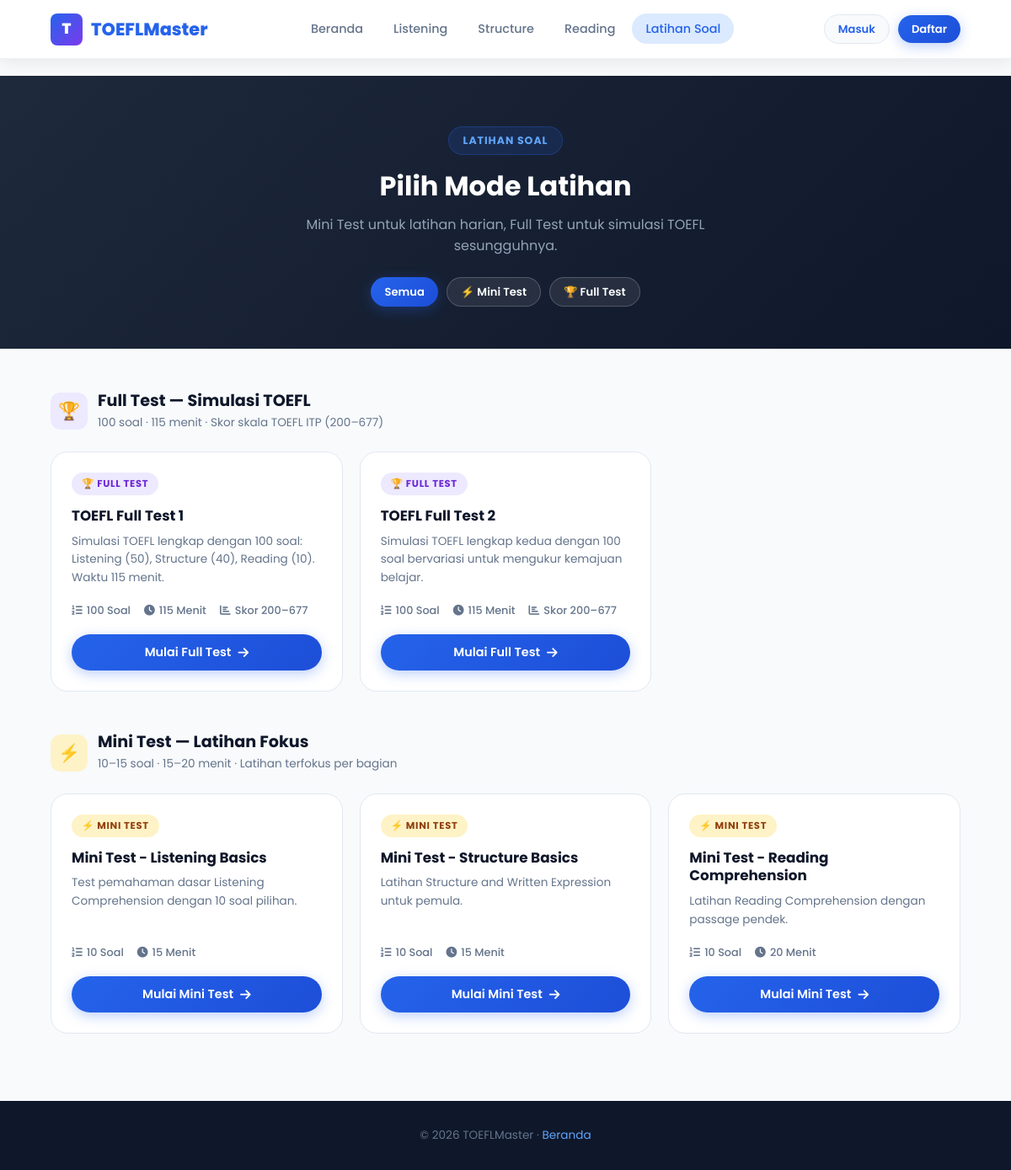
The page /pages/tests.php on the database its author committed.
### tables this page shows
CREATE TABLE `tests` (
  `id` int(11) NOT NULL,
  `title` varchar(255) NOT NULL,
  `description` text DEFAULT NULL,
  `test_type` enum('mini','full') NOT NULL,
  `time_limit` int(11) NOT NULL COMMENT 'in minutes',
  `total_questions` int(11) NOT NULL,
  `is_published` tinyint(1) DEFAULT 1,
  `created_at` timestamp NOT NULL DEFAULT current_timestamp()
);

### includes/config.php (called while the page is built, shortened)
<?php
function isUserLoggedIn() {
    return isset($_SESSION['user_id']) && !empty($_SESSION['user_id']);
}
function sanitize($input) {
    return htmlspecialchars(trim($input), ENT_QUOTES, 'UTF-8');
}
?>

### pages/tests.php (the view, shortened to what this page needs)
<?php
require_once '../includes/config.php';
$db = getDB();
$type = $_GET['type'] ?? '';
$where = $type ? "WHERE test_type=?" : "WHERE 1";
$params = $type ? [$type] : [];
$stmt = $db->prepare("SELECT * FROM tests $where AND is_published=1 ORDER BY test_type='full' DESC, id");
$stmt->execute($params); $tests = $stmt->fetchAll();
$miniTests = array_filter($tests, fn($t)=>$t['test_type']==='mini');
$fullTests = array_filter($tests, fn($t)=>$t['test_type']==='full');
?>
<!DOCTYPE html>
<html lang="id">
<head>
<link rel="stylesheet" href="<?= SITE_URL ?>/assets/css/style.css">
<link rel="stylesheet" href="https://cdnjs.cloudflare.com/ajax/libs/font-awesome/6.5.0/css/all.min.css">
</head>
<body>
<nav class="navbar scrolled">
  <a href="<?= SITE_URL ?>/index.php" class="navbar-brand"><div class="brand-icon">T</div>TOEFLMaster</a>
  <ul class="navbar-nav">
    <li><a href="<?= SITE_URL ?>/index.php" class="nav-link">Beranda</a></li>
    <li><a href="<?= SITE_URL ?>/pages/listening.php" class="nav-link">Listening</a></li>
    <li><a href="<?= SITE_URL ?>/pages/structure.php" class="nav-link">Structure</a></li>
    <li><a href="<?= SITE_URL ?>/pages/reading.php" class="nav-link">Reading</a></li>
    <li><a href="<?= SITE_URL ?>/pages/tests.php" class="nav-link active">Latihan Soal</a></li>
  </ul>
  <div class="navbar-actions">
    <?php if(isUserLoggedIn()): ?>
    <a href="<?= SITE_URL ?>/pages/dashboard.php" class="btn btn-secondary btn-sm">Dashboard</a>
    <a href="<?= SITE_URL ?>/pages/logout.php" class="btn btn-primary btn-sm">Keluar</a>
    <?php else: ?>
    <a href="<?= SITE_URL ?>/pages/login.php" class="btn btn-secondary btn-sm">Masuk</a>
    <a href="<?= SITE_URL ?>/pages/register.php" class="btn btn-primary btn-sm">Daftar</a>
    <?php endif; ?>
  </div>
</nav>
<div style="padding-top:90px;">
  <div style="background:linear-gradient(135deg,#1E293B,#0F172A);padding:60px 5% 50px;text-align:center;">
    <div style="display:inline-block;background:rgba(37,99,235,0.15);border:1px solid rgba(37,99,235,0.3);color:#60A5FA;padding:6px 16px;border-radius:100px;font-size:0.78rem;font-weight:700;text-transform:uppercase;letter-spacing:0.08em;margin-bottom:16px;">Latihan Soal</div>
    <h1 style="color:white;font-size:2rem;margin-bottom:12px;">Pilih Mode Latihan</h1>
    <p style="color:#94A3B8;font-size:1rem;max-width:500px;margin:0 auto;">Mini Test untuk latihan harian, Full Test untuk simulasi TOEFL sesungguhnya.</p>
    <div style="display:flex;gap:10px;justify-content:center;margin-top:24px;">
      <a href="?type=" class="btn btn-sm <?= !$type?'btn-primary':'btn-secondary' ?>" style="<?= !$type?'':'background:rgba(255,255,255,0.08);color:white;border-color:rgba(255,255,255,0.2);' ?>">Semua</a>
      <a href="?type=mini" class="btn btn-sm <?= $type==='mini'?'btn-primary':'btn-secondary' ?>" style="<?= $type==='mini'?'':'background:rgba(255,255,255,0.08);color:white;border-color:rgba(255,255,255,0.2);' ?>">⚡ Mini Test</a>
      <a href="?type=full" class="btn btn-sm <?= $type==='full'?'btn-primary':'btn-secondary' ?>" style="<?= $type==='full'?'':'background:rgba(255,255,255,0.08);color:white;border-color:rgba(255,255,255,0.2);' ?>">🏆 Full Test</a>
    </div>
  </div>
  <div style="max-width:1200px;margin:0 auto;padding:50px 5% 80px;">
    <?php if(!$type || $type==='full'): ?>
    <div style="margin-bottom:48px;">
      <div style="display:flex;align-items:center;gap:12px;margin-bottom:24px;">
        <div style="width:44px;height:44px;background:#EDE9FE;border-radius:12px;display:flex;align-items:center;justify-content:center;font-size:1.3rem;">🏆</div>
        <div>
          <h2 style="font-size:1.2rem;margin-bottom:2px;">Full Test — Simulasi TOEFL</h2>
          <p style="color:#64748B;font-size:0.85rem;">100 soal · 115 menit · Skor skala TOEFL ITP (200–677)</p>
        </div>
      </div>
      <div style="display:grid;grid-template-columns:repeat(auto-fill,minmax(340px,1fr));gap:20px;">
        <?php foreach($fullTests as $t): ?>
        <div class="test-card">
          <div class="test-type-badge badge-full">🏆 Full Test</div>
          <h3><?= sanitize($t['title']) ?></h3>
          <p><?= sanitize($t['description'] ?: 'Simulasi TOEFL lengkap dengan '.$t['total_questions'].' soal mencakup semua bagian.') ?></p>
          <div class="test-meta">
            <div class="test-meta-item"><i class="fas fa-list-ol"></i> <?= $t['total_questions'] ?> Soal</div>
            <div class="test-meta-item"><i class="fas fa-clock"></i> <?= $t['time_limit'] ?> Menit</div>
            <div class="test-meta-item"><i class="fas fa-chart-bar"></i> Skor 200–677</div>
          </div>
          <div style="display:flex;gap:8px;margin-top:auto;">
            <a href="<?= SITE_URL ?>/pages/take-test.php?id=<?= $t['id'] ?>" class="btn btn-primary" style="flex:1;justify-content:center;">
              Mulai Full Test <i class="fas fa-arrow-right"></i>
            </a>
          </div>
        </div>
        <?php endforeach; if(empty($fullTests)): ?>
        <div style="text-align:center;padding:40px;color:#94A3B8;">Belum ada full test tersedia.</div>
        <?php endif; ?>
      </div>
    </div>
    <?php endif; ?>
    <?php if(!$type || $type==='mini'): ?>
    <div>
      <div style="display:flex;align-items:center;gap:12px;margin-bottom:24px;">
        <div style="width:44px;height:44px;background:#FEF3C7;border-radius:12px;display:flex;align-items:center;justify-content:center;font-size:1.3rem;">⚡</div>
        <div>
          <h2 style="font-size:1.2rem;margin-bottom:2px;">Mini Test — Latihan Fokus</h2>
          <p style="color:#64748B;font-size:0.85rem;">10–15 soal · 15–20 menit · Latihan terfokus per bagian</p>
        </div>
      </div>
      <div style="display:grid;grid-template-columns:repeat(auto-fill,minmax(300px,1fr));gap:20px;">
        <?php foreach($miniTests as $t): ?>
        <div class="test-card">
          <div class="test-type-badge badge-mini">⚡ Mini Test</div>
          <h3><?= sanitize($t['title']) ?></h3>
          <p><?= sanitize($t['description'] ?: 'Latihan terfokus dengan '.$t['total_questions'].' soal pilihan.') ?></p>
          <div class="test-meta">
            <div class="test-meta-item"><i class="fas fa-list-ol"></i> <?= $t['total_questions'] ?> Soal</div>
            <div class="test-meta-item"><i class="fas fa-clock"></i> <?= $t['time_limit'] ?> Menit</div>
          </div>
          <a href="<?= SITE_URL ?>/pages/take-test.php?id=<?= $t['id'] ?>" class="btn btn-primary" style="margin-top:auto;justify-content:center;">
            Mulai Mini Test <i class="fas fa-arrow-right"></i>
          </a>
        </div>
        <?php endforeach; if(empty($miniTests)): ?>
        <div style="text-align:center;padding:40px;color:#94A3B8;">Belum ada mini test tersedia.</div>
        <?php endif; ?>
      </div>
    </div>
    <?php endif; ?>
  </div>
</div>
<footer style="background:#0F172A;padding:30px 5%;text-align:center;color:#64748B;font-size:0.85rem;">
  <p>© <?= date('Y') ?> TOEFLMaster · <a href="<?= SITE_URL ?>" style="color:#60A5FA;">Beranda</a></p>
</footer>
</body>
</html>

### assets/css/style.css (style rules this page uses)
:root { --primary: #2563EB; --primary-dark: #1D4ED8; --primary-light: #DBEAFE; --secondary: #7C3AED; --accent: #F59E0B; --accent-light: #FEF3C7; --success: #10B981; --success-light: #D1FAE5; --danger: #EF4444; --danger-light: #FEE2E2; --warning: #F59E0B; --dark: #0F172A; --dark-2: #1E293B; --dark-3: #334155; --gray: #64748B; --gray-light: #94A3B8; --border: #E2E8F0; --bg: #F8FAFC; --white: #FFFFFF; --listening: #3B82F6; --structure: #8B5CF6; --reading: #10B981; --shadow-sm: 0 1px 3px rgba(0,0,0,0.08); --shadow-md: 0 4px 20px rgba(0,0,0,0.08); --shadow-lg: 0 8px 40px rgba(0,0,0,0.12); --shadow-xl: 0 20px 60px rgba(0,0,0,0.15); --radius-sm: 8px; --radius-md: 12px; --radius-lg: 20px; --radius-xl: 28px; --radius-full: 9999px; --transition: all 0.25s cubic-bezier(0.4, 0, 0.2, 1); }
*, *::before, *::after { box-sizing: border-box; margin: 0; padding: 0; }
html { scroll-behavior: smooth; }
body { font-family: 'Poppins', sans-serif; background: var(--bg); color: var(--dark); line-height: 1.6; font-size: 15px; -webkit-font-smoothing: antialiased; }
a { text-decoration: none; color: inherit; transition: var(--transition); }
ul { list-style: none; }
h1,h2,h3,h4,h5,h6 { font-weight: 700; line-height: 1.3; color: var(--dark); }
.navbar { position: fixed; top: 0; left: 0; right: 0; z-index: 1000; background: rgba(255,255,255,0.85); backdrop-filter: blur(16px); -webkit-backdrop-filter: blur(16px); border-bottom: 1px solid rgba(226,232,240,0.6); padding: 0 5%; height: 70px; display: flex; align-items: center; justify-content: space-between; transition: var(--transition); }
.navbar.scrolled { background: rgba(255,255,255,0.97); box-shadow: var(--shadow-md); }
.navbar-brand { display: flex; align-items: center; gap: 10px; font-weight: 800; font-size: 1.3rem; color: var(--primary); }
.brand-icon { width: 38px; height: 38px; background: linear-gradient(135deg, var(--primary), var(--secondary)); border-radius: var(--radius-sm); display: flex; align-items: center; justify-content: center; color: white; font-size: 1.1rem; font-weight: 900; }
.navbar-nav { display: flex; align-items: center; gap: 4px; }
.nav-link { padding: 8px 16px; border-radius: var(--radius-full); font-weight: 500; font-size: 0.9rem; color: var(--gray); transition: var(--transition); }
.nav-link:hover, .nav-link.active { color: var(--primary); background: var(--primary-light); }
.navbar-actions { display: flex; align-items: center; gap: 10px; }
.btn { display: inline-flex; align-items: center; justify-content: center; gap: 8px; padding: 10px 24px; border-radius: var(--radius-full); font-family: 'Poppins', sans-serif; font-weight: 600; font-size: 0.9rem; border: none; cursor: pointer; transition: var(--transition); white-space: nowrap; }
.btn-primary { background: linear-gradient(135deg, var(--primary), var(--primary-dark)); color: white; box-shadow: 0 4px 15px rgba(37,99,235,0.3); }
.btn-secondary { background: var(--bg); color: var(--primary); border: 1.5px solid var(--border); }
.btn-sm { padding: 6px 16px; font-size: 0.82rem; }
.test-card { background: var(--white); border-radius: var(--radius-lg); border: 1px solid var(--border); padding: 24px; transition: var(--transition); display: flex; flex-direction: column; }
.test-type-badge { display: inline-flex; align-items: center; gap: 5px; font-size: 0.72rem; font-weight: 700; text-transform: uppercase; letter-spacing: 0.06em; padding: 4px 12px; border-radius: var(--radius-full); width: fit-content; margin-bottom: 14px; }
.badge-mini { background: #FEF3C7; color: #92400E; }
.badge-full { background: #EDE9FE; color: #6D28D9; }
.test-card h3 { font-size: 1.05rem; margin-bottom: 8px; }
.test-card p { color: var(--gray); font-size: 0.85rem; line-height: 1.6; flex: 1; margin-bottom: 18px; }
.test-meta { display: flex; gap: 16px; margin-bottom: 18px; }
.test-meta-item { display: flex; align-items: center; gap: 5px; font-size: 0.8rem; color: var(--gray); font-weight: 500; }

### rows shown on the page
tests: title "TOEFL Full Test 1", description "Simulasi TOEFL lengkap dengan 100 soal: Listening (50), Structure (40), Reading (10). Waktu 115 menit.", total_questions "100", time_limit "115"
tests: title "TOEFL Full Test 2", description "Simulasi TOEFL lengkap kedua dengan 100 soal bervariasi untuk mengukur kemajuan belajar.", total_questions "100", time_limit "115"
tests: title "Mini Test - Listening Basics", description "Test pemahaman dasar Listening Comprehension dengan 10 soal pilihan.", total_questions "10", time_limit "15"
tests: title "Mini Test - Structure Basics", description "Latihan Structure and Written Expression untuk pemula.", total_questions "10", time_limit "15"
tests: title "Mini Test - Reading Comprehension", description "Latihan Reading Comprehension dengan passage pendek.", total_questions "10", time_limit "20"
